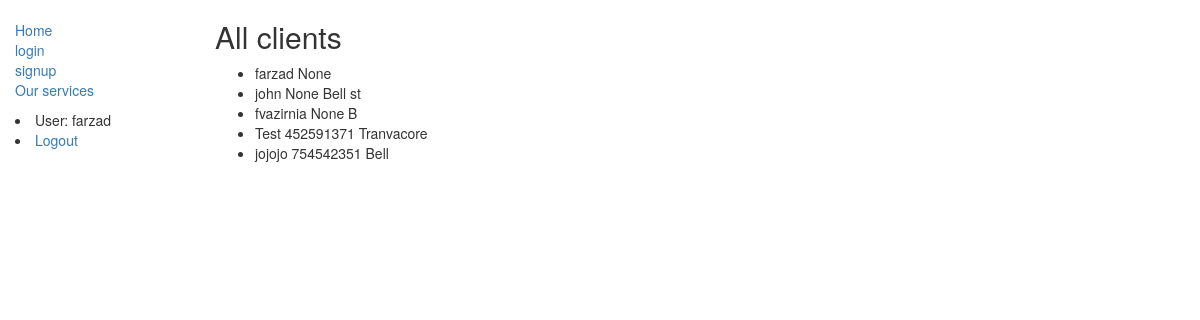
The page /doggroomer/user_details/ (signed in) on the database as committed earlier.
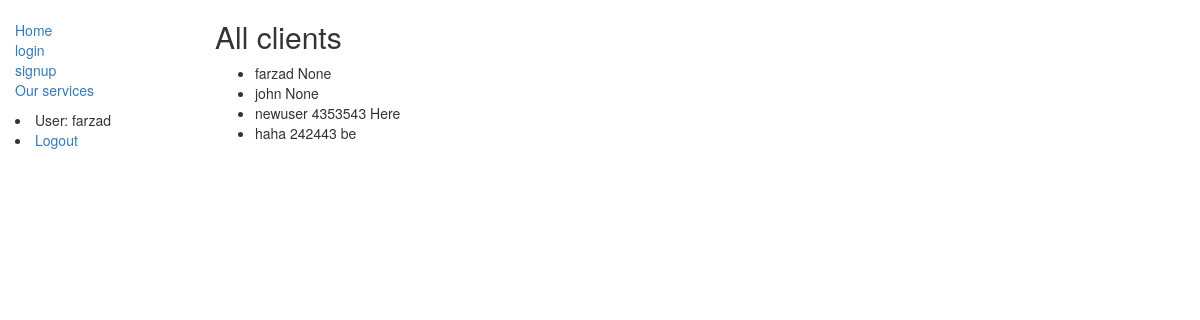
The same page on the database as committed later.
### doggroomer/models.py (models this page shows, shortened)
class Profile(models.Model):
    user = models.OneToOneField(User, on_delete=models.CASCADE)
    full_name = models.CharField(max_length=50)
    address = models.CharField(max_length=300, blank=False)
    home_phone = models.IntegerField(null=True, blank=True)
    work_phone = models.IntegerField(null=True, blank=True)

### doggroomer/views.py (the view)
# urls.py: path('user_details/', views.users_details, name='user_details'),
@permission_required('is_superuser')
def users_details(request):
    return render(request, 'users_details.html', context={'profiles': Profile.objects.all()})

### doggroomer/templates/users_details.html
{% extends 'base_generic.html' %}
{% block content %}
  <h2>All clients</h2>
    <ul>
        {% for profile in profiles %}
            <li> {{ profile.user }}  {{ profile.home_phone }}  {{ profile.address }}</li>
        {% endfor %}
    </ul>
{% endblock %}

Rows that differ between the two databases and show on the page:
removed Profile: user "jojojo", home_phone "754542351", address "Bell"
changed Profile "john": address "Bell st" → (not shown)
changed Profile: user "fvazirnia" → "newuser"; home_phone "None" → "4353543"; address "B" → "Here"
changed Profile: user "Test" → "haha"; home_phone "452591371" → "242443"; address "Tranvacore" → "be"
